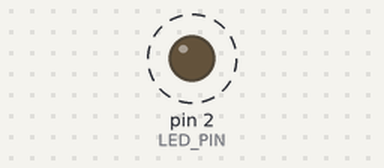
Recording of a sketch running on a simulated Arduino Uno, built with avr-gcc and run on an emulated ATmega328P. Parts: output pins drawn as LEDs (lit = HIGH). Dashed ring = blinking.

Above: at 0.2 s.
Timing chart, 0 to 3.0 s (numbered marks = the images above):
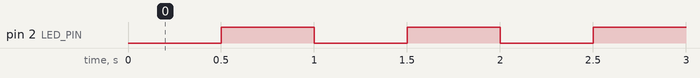

The sketch:

lab02_blink.ino
```cpp
// Lab02：millis()实现1Hz LED闪烁（周期1s，亮500ms灭500ms）
#define LED_PIN 2
unsigned long previousMillis = 0;
const unsigned long interval = 500; // 500ms翻转一次，1Hz完整周期
bool ledState = LOW;

void setup() {
  pinMode(LED_PIN, OUTPUT);
}

void loop() {
  unsigned long currentMillis = millis();
  if(currentMillis - previousMillis >= interval){
    previousMillis = currentMillis;
    ledState = !ledState;
    digitalWrite(LED_PIN, ledState);
  }
}
```

Measured:
- by itself, pin 2 (LED_PIN): alternates HIGH for 0.50 s and LOW for 0.50 s
